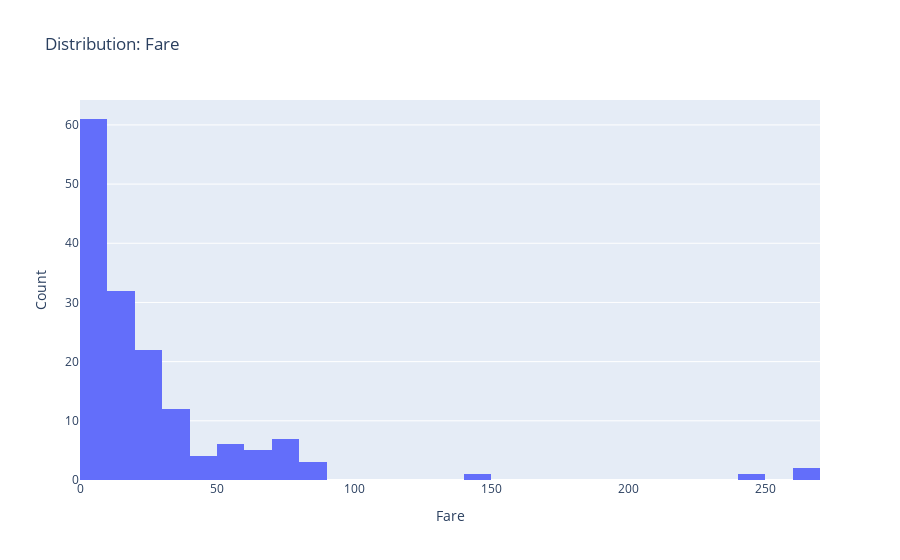

The cell this chart's notebook holds for it:
### Code cell
# Distribution plots with different backends
print('📈 DISTRIBUTION PLOT - PLOTLY')
ps.dist_plot(df, 'Fare', backend='plotly')

### Figure 1 — Plotly figure (JSON) as saved in the notebook; plotly's stock layout.template omitted (floating-point values rounded to 4 significant figures; data arrays with more than 128 entries replaced by an {"elided": "..."} marker saying what was removed)
{"data": [{"nbinsx": 30, "type": "histogram", "x": {"elided": "156 float values"}}], "layout": {"title": {"text": "Distribution: Fare"}, "xaxis": {"title": {"text": "Fare"}}, "yaxis": {"title": {"text": "Count"}}}}
